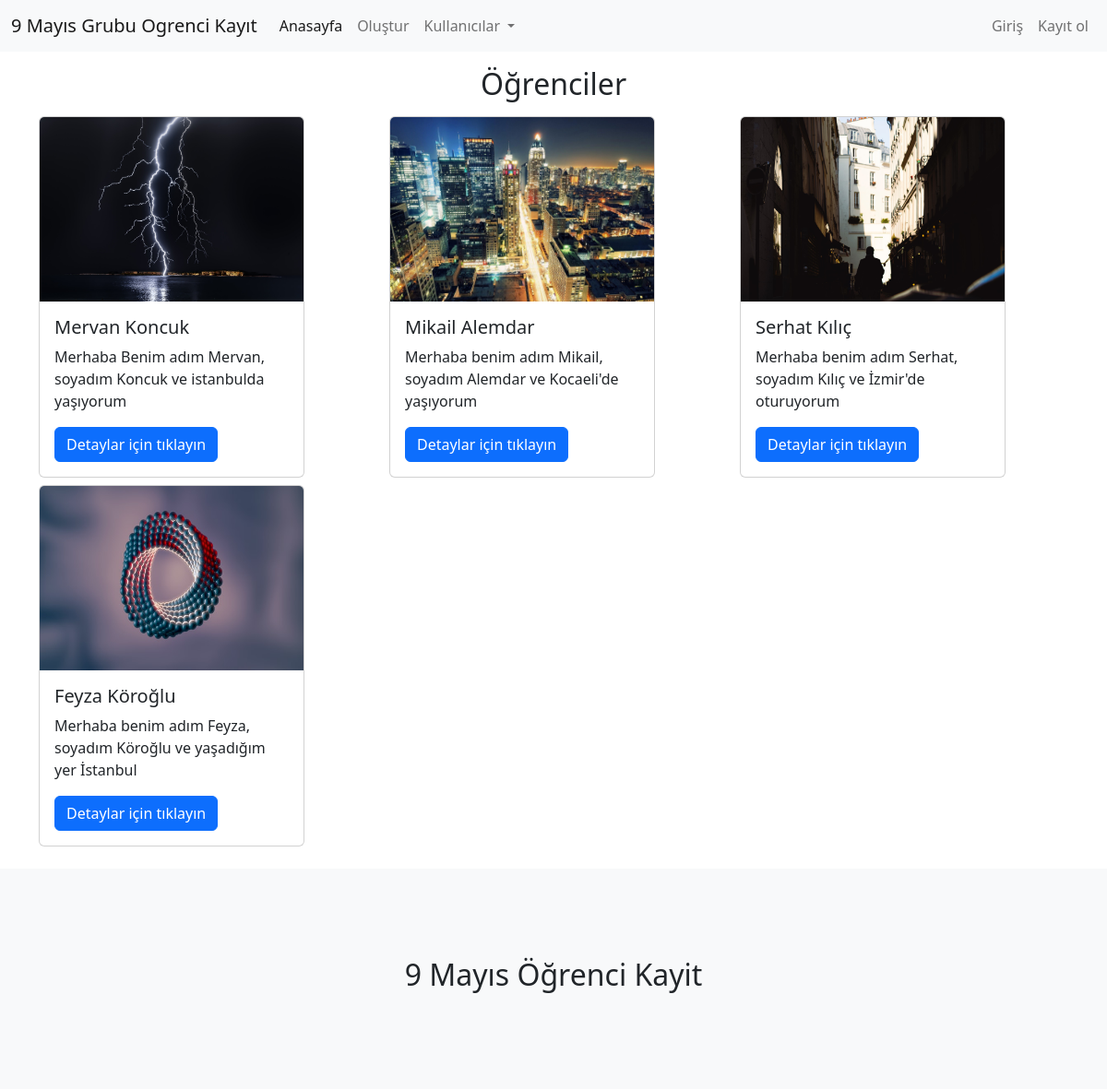
The page / on the database its author committed.
### ogrenciler/models.py (models this page shows)
class Ogrenci(models.Model):
    isim_soyisim = models.CharField(max_length=100, verbose_name="İsim-Soyisim")
    hakkimda = models.TextField(max_length=300, verbose_name="Hakkımda")
    resim = models.FileField(upload_to="ogrenciResmi/", null=True, blank=True, verbose_name="Öğrenci Resmi")
    olusturan = models.ForeignKey(User, on_delete=models.CASCADE, null=True)
    def __str__(self):
        return self.isim_soyisim

### ogrenciler/views.py (the view)
# urls.py: path("", index, name="index"),
def index(request):
    kullanicilar = User.objects.all()
    """ if request.user.is_authenticated:
        ogrenciler = Ogrenci.objects.filter(olusturan = request.user)
    else: """
    deneme = Ogrenci.objects.filter(olusturan = 1)
    print(deneme)
    ogrenciler = Ogrenci.objects.all()
    context = {
        'ogrenci':ogrenciler,
        'kullanicilar':kullanicilar
    }
    return render(request, "index.html", context)

### ogrenciler/templates/index.html (shortened to what this page needs)
{% load static %}
<!DOCTYPE html>
<html lang="en">
<head>
    <link href="https://cdn.jsdelivr.net/npm/bootstrap@5.2.0-beta1/dist/css/bootstrap.min.css" rel="stylesheet">
    <link rel="stylesheet" href="{% static 'css/style.css' %}">
</head>
<body>
    {% include "includes/_navbar.html" %}
    {% block content %}
        <div class="container">
        <h2 class="text-center mt-3">Öğrenciler</h2>
        <div class="row">
        {% for i in ogrenci %}
            <div class="col-4 mt-2">
              <div class="card" style="width: 18rem;">
                    <img src="{{i.resim.url}}" class="card-img-top w-100" height="200" alt="...">
                    <div class="card-body">
                      <h5 class="card-title">{{i.isim_soyisim}}</h5>
                      <p class="card-text">{{i.hakkimda}}</p>
                      <a href="{% url 'detail' i.id %}" class="btn btn-primary">Detaylar için tıklayın</a>
                    </div>
                </div>
            </div>
            {% endfor %}
        </div>
      </div>
    {% endblock content %}
      {% include "includes/_footer.html" %}
</body>
</html>

### ogrenciler/templates/includes/_navbar.html (shortened to what this page needs)
<nav class="navbar navbar-expand-lg bg-light">
        <div class="container-fluid">
          <a class="navbar-brand" href="#">9 Mayıs Grubu Ogrenci Kayıt</a>
          <div class="collapse navbar-collapse d-flex justify-content-between" id="navbarSupportedContent">
            <ul class="navbar-nav">
              <li class="nav-item">
                <a
                   {% if request.path == '/' %}
                      class="nav-link active"
                   {% else %}
                      class="nav-link"
                   {% endif %}
                 aria-current="page" href="{% url 'index' %}">Anasayfa</a>
              </li>
              <li class="nav-item">
                <a
                  {% if request.path == '/create/' %}
                      class="nav-link active"
                   {% else %}
                      class="nav-link"
                   {% endif %}
                 href="{% url 'create' %}">Oluştur</a>
              </li>
              <li class="nav-item dropdown">
                <a class="nav-link dropdown-toggle" href="#" id="navbarDropdown" role="button" data-bs-toggle="dropdown" aria-expanded="false">
                  Kullanıcılar
                </a>
              </li>
            </ul>
            <ul class="navbar-nav">
              {% if user.is_authenticated %}
                  <li class="nav-item">
                    <a href="{% url 'logout' %}" class="nav-link">
                      Çıkış yap
                    </a>
                  </li>
              {% else %}
                  <li class="nav-item">
                    <a href="{% url 'login' %}" class="nav-link">
                      Giriş
                    </a>
                  </li>
              {% endif %}
              {% if user.is_authenticated %}
                    <li class="nav-item">
                      <a href="" class="nav-link">
                        {{request.user}}
                      </a>
                    </li>
              {% else %}
                    <li class="nav-item">
                      <a href="{% url 'register' %}" class="nav-link">
                        Kayıt ol
                      </a>
                    </li>
              {% endif %}
            </ul>
          </div>
        </div>
      </nav>

### ogrenciler/templates/includes/_footer.html
<footer class="bg-light p-5 mt-4">
        <div class="container p-5">
          <h2 class="text-center">9 Mayıs Öğrenci Kayit</h2>
        </div>
      </footer>

### rows shown on the page
Ogrenci: resim (picture), isim_soyisim "Mervan Koncuk", hakkimda "Merhaba Benim adım Mervan, soyadım Koncuk ve istanbulda yaşıyorum"
Ogrenci: resim (picture), isim_soyisim "Mikail Alemdar", hakkimda "Merhaba benim adım Mikail, soyadım Alemdar ve Kocaeli'de yaşıyorum"
Ogrenci: resim (picture), isim_soyisim "Serhat Kılıç", hakkimda "Merhaba benim adım Serhat, soyadım Kılıç ve İzmir'de oturuyorum"
Ogrenci: resim (picture), isim_soyisim "Feyza Köroğlu", hakkimda "Merhaba benim adım Feyza, soyadım Köroğlu ve yaşadığım yer İstanbul"
